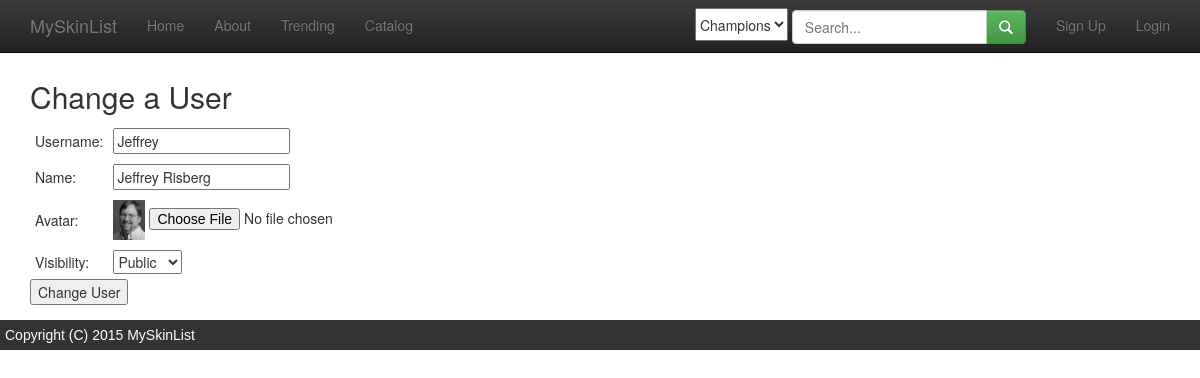
Screenshot of /admin_user_form.php?id=2 with the database file from the repository.
### tables this page shows
create table users (
	id           int(11)      NOT NULL AUTO_INCREMENT,
	user_name    varchar(255) NOT NULL,
  name         varchar(255) NOT NULL,
	password     varchar(255) NOT NULL,
	avatar_img   varchar(255) NULL,
	visibility   int(11)      NOT NULL,
	is_admin     bit(1)       NOT NULL,
	last_login   datetime     NULL,
	date_created datetime     NOT NULL,
	last_updated datetime     NOT NULL,
	PRIMARY KEY (id),
	FOREIGN KEY (visibility) REFERENCES visibility_settings (id)
);

### _paths.php (called while the page is built, shortened)
<?php
$user_avatar_img_path = "img/uploads/users/avatars";

### admin_user_form.php (the view, shortened to what this page needs)
<?php include '_header.php'; ?>
<?php include '_connect.php'; ?>
<?php include '_paths.php'; ?>
<?php
$id = null;
if (array_key_exists('id', $_GET)) $id = $_GET['id'];
if ($id != null) {
    echo '<h2>Change a User</h2>';
    $sql = 'select * from users where id=' . $id;
    $result = mysqli_query($db_connection, $sql);
    $row = mysqli_fetch_array($result);
    $user_name = $row['user_name'];
    $name = $row['name'];
    $avatar_img = $row['avatar_img'];
    $visibility = $row['visibility'];
} else {
    echo '<h2>Add a New User</h2>';
    $name = '';
    $avatar_img = null;
    $visibility = '';
}
$sql = 'select * from visibility_settings';
$visibility_settings_result = mysqli_query($db_connection, $sql);
?>
<form action="admin_user_submit.php" method="POST" enctype="multipart/form-data">
    <table>
        <tr>
            <td>Username:</td>
            <td><input type="text" name="user_name" value="<?php echo $user_name ?>"/></td>
        </tr>
        <tr>
            <td>Name:</td>
            <td><input type="text" name="name" value="<?php echo $name ?>"/></td>
        </tr>
        <tr>
            <td>Avatar:</td>
            <td>
                <?php if ($avatar_img) echo "<img src='$user_avatar_img_path/$avatar_img' height=40/>"; ?>
                <input type="file" name="avatar_img" value="" style="display: inline"/>
        </tr>
        <tr>
            <td>Visibility:</td>
            <td>
                <select name="visibility">
                    <?php
                    while ($row = mysqli_fetch_array($visibility_settings_result)) {
                        $this_id = $row['id'];
                        $selected = ($this_id == $visibility ? "selected" : "");
                        echo "<option ${selected} value='{$row['id']}'>{$row['name']}</option>";
                    }
                    ?>
                </select>
            </td>
        </tr>
    </table>
    <?php
    if ($id != null) {
        echo '<input type="submit" name="button" value="Change User"/>';
    } else {
        echo '<input type="submit" name="button" value="Add User"/>';
    }
    ?>
</form>
<?php include '_footer.php'; ?>

### admin_user_form.php (style rules this page uses)
table tr td { padding: 5px; }

### rows the page displays
users: user_name "Jeffrey", name "Jeffrey Risberg", avatar_img (picture)

### other values shown
form field visibility "Public"
